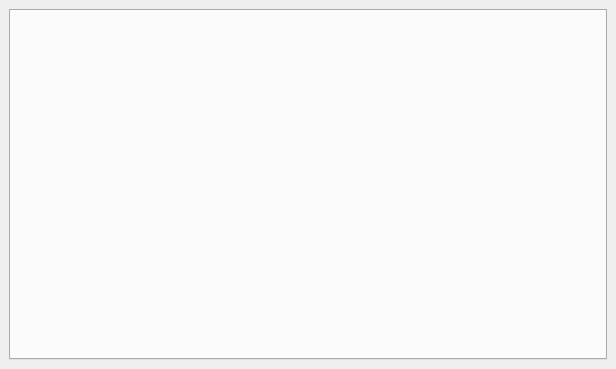
<?xml version="1.0" encoding="UTF-8"?>
<ui version="4.0">
 <class>MainWindow</class>
 <widget class="QMainWindow" name="MainWindow">
  <property name="geometry">
   <rect>
    <x>0</x>
    <y>0</y>
    <width>616</width>
    <height>369</height>
   </rect>
  </property>
  <property name="windowTitle">
   <string>MainWindow</string>
  </property>
  <widget class="QWidget" name="centralwidget">
   <layout class="QVBoxLayout" name="verticalLayout_2">
    <item>
     <widget class="QTabWidget" name="tabWidget">
      <property name="currentIndex">
       <number>-1</number>
      </property>
     </widget>
    </item>
   </layout>
  </widget>
 </widget>
 <resources/>
 <connections/>
</ui>
